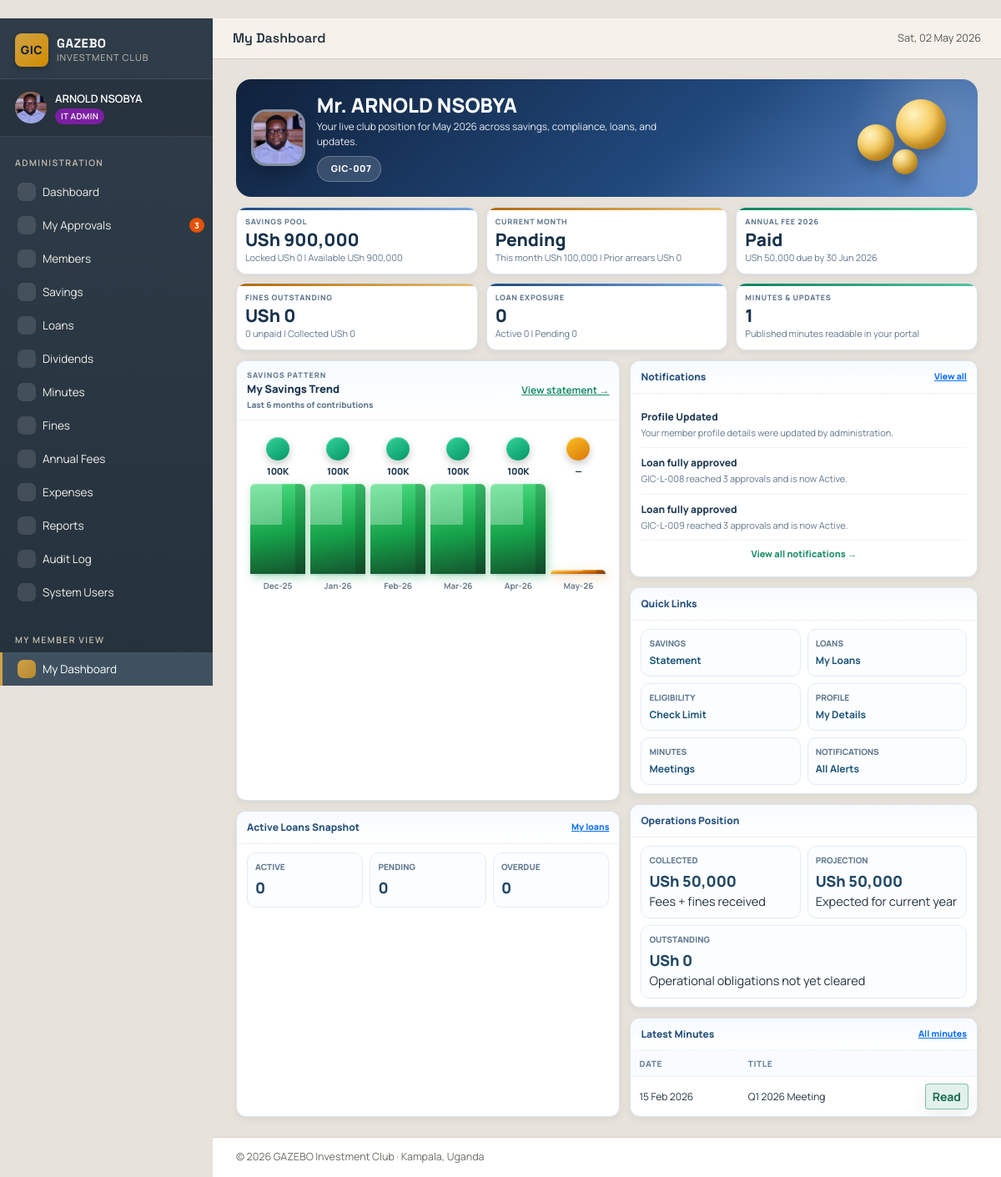
The page /member/ (signed in) on the database as committed earlier.
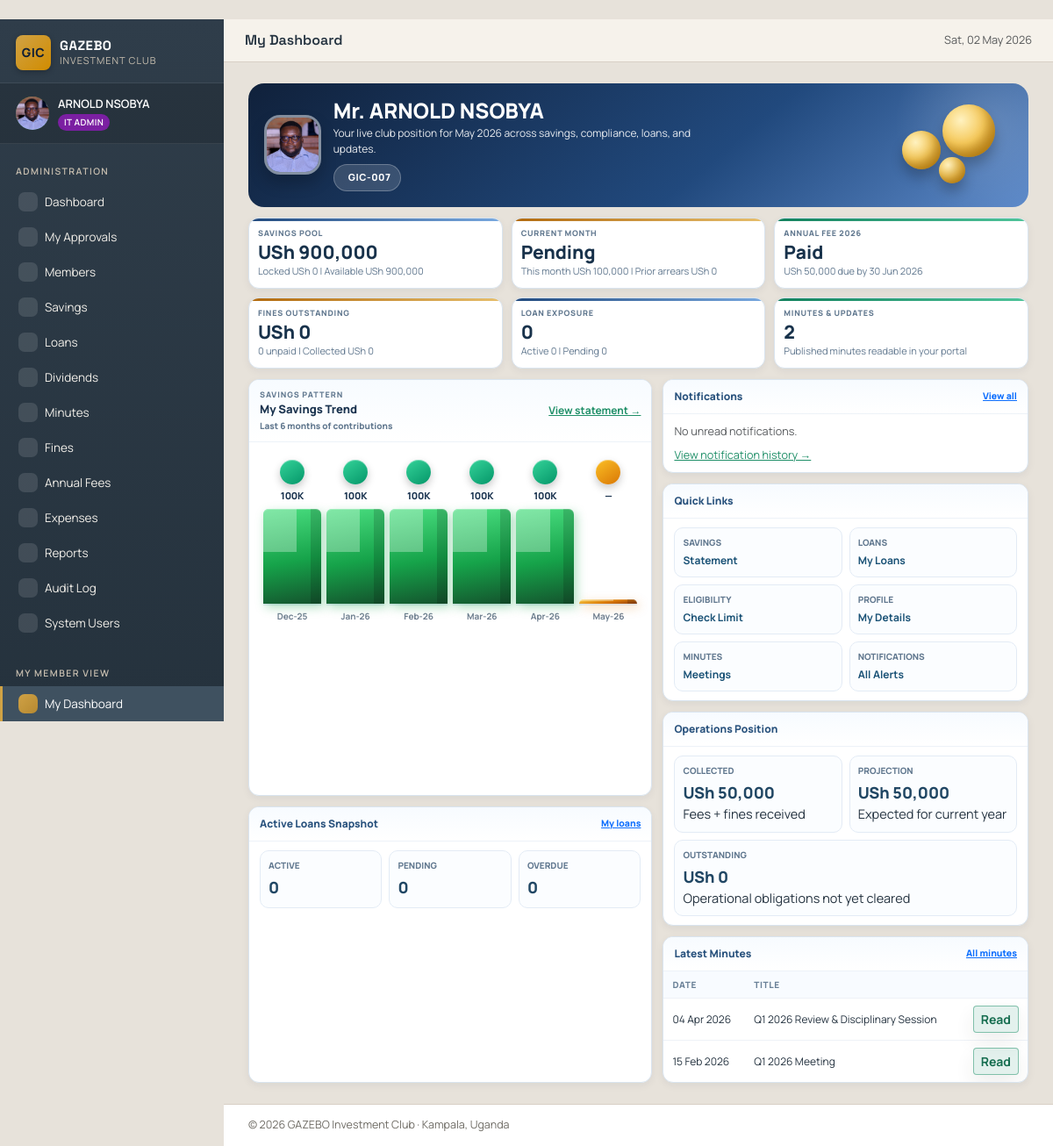
The same page on the database as committed later.
### tables this page shows
CREATE TABLE notifications (
    id              INTEGER PRIMARY KEY AUTOINCREMENT,
    user_id         INTEGER NOT NULL,
    title           TEXT NOT NULL,
    message         TEXT NOT NULL,
    link            TEXT,
    is_read         INTEGER DEFAULT 0,
    created_at      TIMESTAMP DEFAULT CURRENT_TIMESTAMP,
    FOREIGN KEY (user_id) REFERENCES users(id) ON DELETE CASCADE
);

CREATE TABLE minutes (
    id              INTEGER PRIMARY KEY AUTOINCREMENT,
    meeting_date    DATE NOT NULL,
    title           TEXT NOT NULL,
    venue           TEXT,
    chaired_by      INTEGER,
    recorded_by     INTEGER,
    attendance      TEXT,                  -- Comma separated member IDs or names
    agenda          TEXT,
    discussion      TEXT,
    resolutions     TEXT,
    next_meeting    DATE,
    is_published    INTEGER DEFAULT 1,
    created_at      TIMESTAMP DEFAULT CURRENT_TIMESTAMP, signed_file TEXT,
    FOREIGN KEY (chaired_by)  REFERENCES members(id),
    FOREIGN KEY (recorded_by) REFERENCES users(id)
);

### member_routes.py (the view, shortened to what this page needs)
@bp.route('/')
def dashboard():
    db = get_db()
    member = _current_member()
    total_savings = get_member_total_savings(db, member['id'])
    locked = get_member_locked_amount(db, member['id'])
    available = max(0, total_savings - locked)
    cur_period = period_str(date.today())
    cur_savings = db.execute(
        "SELECT * FROM savings WHERE member_id=? AND period=?",
        (member['id'], cur_period),
    ).fetchone()
    my_month_savings_paid = bool(cur_savings)
    my_month_savings_outstanding = 0 if my_month_savings_paid else Config.MONTHLY_SAVINGS_AMOUNT
    active_loans = db.execute(
        """SELECT * FROM loans
            WHERE member_id=? AND status IN ('Active', 'Pending')
            ORDER BY issued_date DESC""",
        (member['id'],),
    ).fetchall()
    enriched_loans = []
    fines = db.execute(
        "SELECT COALESCE(SUM(amount),0) s FROM fines WHERE member_id=? AND status='Unpaid'",
        (member['id'],),
    ).fetchone()['s']
    current_year = date.today().year
    fee_row = db.execute(
        """SELECT * FROM annual_fees
            WHERE member_id=? AND year=?
            ORDER BY id DESC LIMIT 1""",
        (member['id'], current_year),
    ).fetchone()
    my_fee_paid = bool(fee_row and fee_row['status'] == 'Paid')
    my_fee_amount = int(fee_row['amount']) if fee_row else Config.ANNUAL_FEE
    my_fee_deadline = fee_row['deadline'] if fee_row and fee_row['deadline'] else f"{current_year}-06-30"
    my_fines_year = db.execute(
        """SELECT
                 COALESCE(SUM(CASE WHEN status='Paid' THEN amount ELSE 0 END), 0) collected,
                 COALESCE(SUM(CASE WHEN status='Unpaid' THEN amount ELSE 0 END), 0) outstanding,
                 COALESCE(SUM(amount), 0) issued,
                 COALESCE(SUM(CASE WHEN status='Unpaid' THEN 1 ELSE 0 END), 0) unpaid_count
             FROM fines
            WHERE member_id=? AND strftime('%Y', fine_date)=?""",
        (member['id'], str(current_year)),
    ).fetchone()
    published_minutes_count = db.execute(
        "SELECT COUNT(*) c FROM minutes WHERE is_published=1"
    ).fetchone()['c']
    operations_my_collected = (my_fee_amount if my_fee_paid else 0) + int(my_fines_year['collected'] or 0)
    operations_my_projection = Config.ANNUAL_FEE + int(my_fines_year['issued'] or 0)
    operations_my_outstanding = max(0, operations_my_projection - operations_my_collected)
    my_loans_active_count = len([l for l in enriched_loans if l['status'] == 'Active'])
    my_loans_pending_count = len([l for l in enriched_loans if l['status'] == 'Pending'])
    my_loans_overdue_count = len([l for l in enriched_loans if l.get('is_overdue')])
    expected_periods = all_savings_periods()
    join_date = member['join_date']
    if isinstance(join_date, str):
        join_d = datetime.strptime(join_date, '%Y-%m-%d').date()
    else:
        join_d = join_date
    join_period = period_str(join_d)
    expected = [p for p in expected_periods if p >= join_period]
    paid_periods = {r['period'] for r in db.execute(
        "SELECT period FROM savings WHERE member_id=?",
        (member['id'],),
    ).fetchall()}
    arrears = [p for p in expected if p not in paid_periods]
    prior_arrears = [p for p in arrears if p < cur_period]
    anchor = date.today().replace(day=1)
    trend_periods = [
        period_str(anchor - relativedelta(months=offset))
        for offset in range(5, -1, -1)
    ]
    placeholders = ','.join('?' * len(trend_periods))
    trend_rows = db.execute(
        f"""SELECT period, COALESCE(SUM(amount),0) AS amount
              FROM savings
             WHERE member_id=? AND period IN ({placeholders})
             GROUP BY period""",
        [member['id'], *trend_periods],
    ).fetchall()
    trend_map = {r['period']: int(r['amount'] or 0) for r in trend_rows}
    savings_trend = [
        {
            'period': p,
            'label': period_label(p),
            'amount': int(trend_map.get(p, 0)),
            'status': (
                'paid' if p in paid_periods else
                'pending' if p == cur_period else
                'unpaid'
            ),
        }
        for p in trend_periods
    ]
    savings_trend_max = max([p['amount'] for p in savings_trend] or [0])
    gender_value = (member['gender'] if 'gender' in member.keys() else '') or ''
    gender_value = gender_value.strip().lower()
    if gender_value.startswith('m'):
        greeting_prefix = 'Mr.'
    elif gender_value.startswith('f'):
        greeting_prefix = 'Miss'
    else:
        greeting_prefix = 'Mr./Ms.'
    fee_status_state = 'ok' if my_fee_paid else 'bad'
    if my_month_savings_paid:
        month_savings_state = 'ok'
    elif prior_arrears:
        month_savings_state = 'bad'
    else:
        month_savings_state = 'warn'
    latest_minutes = db.execute(
        "SELECT * FROM minutes WHERE is_published=1 ORDER BY meeting_date DESC LIMIT 5"
    ).fetchall()
    payouts = db.execute(
        """SELECT dp.*, dr.year, dr.distribution_date
             FROM dividend_payouts dp
             JOIN dividend_runs dr ON dr.id = dp.dividend_run_id
            WHERE dp.member_id=?
              AND dr.status IN ('Published', 'Distributed')
            ORDER BY dr.year DESC""",
        (member['id'],),
    ).fetchall()
    unread_notifications = db.execute(
        """SELECT * FROM notifications
            WHERE user_id = ? AND is_read = 0
            ORDER BY id DESC LIMIT 10""",
        (session['user_id'],),
    ).fetchall()
    return render_template(
        'member/dashboard.html',
        member=member,
        total_savings=total_savings,
        locked=locked,
        available=available,
        cur_period=cur_period,
        cur_period_pretty=period_label(cur_period),
        cur_savings=cur_savings,
        my_month_savings_paid=my_month_savings_paid,
        my_month_savings_outstanding=my_month_savings_outstanding,
        active_loans=enriched_loans,
        outstanding_fines=fines,
        my_fee_paid=my_fee_paid,
        my_fee_amount=my_fee_amount,
        my_fee_deadline=my_fee_deadline,
        my_fines_collected=my_fines_year['collected'],
        my_fines_outstanding=my_fines_year['outstanding'],
        my_fines_unpaid_count=my_fines_year['unpaid_count'],
        operations_my_collected=operations_my_collected,
        operations_my_projection=operations_my_projection,
        operations_my_outstanding=operations_my_outstanding,
        published_minutes_count=published_minutes_count,
        my_loans_active_count=my_loans_active_count,
        my_loans_pending_count=my_loans_pending_count,
        my_loans_overdue_count=my_loans_overdue_count,
        current_year=current_year,
        arrears_count=len(arrears),
        arrears_amount=len(arrears) * Config.MONTHLY_SAVINGS_AMOUNT,
        prior_arrears_count=len(prior_arrears),
        prior_arrears_amount=len(prior_arrears) * Config.MONTHLY_SAVINGS_AMOUNT,
        fee_status_state=fee_status_state,
        month_savings_state=month_savings_state,
        greeting_prefix=greeting_prefix,
        savings_trend=savings_trend,
        savings_trend_max=savings_trend_max,
        latest_minutes=latest_minutes,
        unread_notifications=unread_notifications,
        payouts=payouts,
    )

### database.py (called while the page is built)
def get_db():
    if 'db' not in g:
        g.db = sqlite3.connect(
            current_app.config['DATABASE_PATH'],
            detect_types=sqlite3.PARSE_DECLTYPES,
        )
        g.db.row_factory = sqlite3.Row
        g.db.execute("PRAGMA foreign_keys = ON;")
    return g.db

### member_routes.py (called while the page is built)
@bp.before_request
@login_required
def _require_login():
    pass

def _current_member():
    db = get_db()
    member = db.execute(
        "SELECT * FROM members WHERE id = ?", (session['member_id'],)
    ).fetchone()
    if member:
        session['photo_url'] = member['photo_url']
    return member

### utils.py (called while the page is built)
def period_str(d):
    if isinstance(d, str):
        d = datetime.strptime(d, '%Y-%m-%d').date()
    return d.strftime('%Y-%m')

def period_label(period):
    if not period:
        return ''
    try:
        d = datetime.strptime(period, '%Y-%m')
        return d.strftime('%b-%y')
    except ValueError:
        return period

def list_periods(start_period, end_period):
    start = datetime.strptime(start_period, '%Y-%m')
    end = datetime.strptime(end_period, '%Y-%m')
    out = []
    cur = start
    while cur <= end:
        out.append(cur.strftime('%Y-%m'))
        cur += relativedelta(months=1)
    return out

### templates/member/dashboard.html (shortened to what the changed rows need)
﻿{% extends "base.html" %}
{% block content %}
<div class="mp-root">
  <div class="mp-hero">
    <div class="mp-identity">
      <div>
        <h1>{{ greeting_prefix }} {{ member.full_name }}</h1>
      </div>
    </div>
  </div>
  <div class="mp-kpis">
    <a class="mp-kpi ok" href="{{ url_for('member.minutes') }}"><div class="k">Minutes & Updates</div><div class="v">{{ published_minutes_count }}</div><div class="s">Published minutes readable in your portal</div></a>
  </div>
  <div class="mp-grid">
    <div class="mp-stack">
      <div class="mp-panel">
        <div class="mp-body" style="padding-bottom:0">
          <div class="sav-trend-chart">
            {% for t in savings_trend %}
            {% set h = [((t.amount / savings_trend_max) * 100)|int, 3]|max if savings_trend_max > 0 else 3 %}
            <div class="sav-col">
              <div class="sav-icon {{ t.status }}">
              </div>
              <div class="sav-amt">
                {% if t.amount >= 1000000 %}{{ '%.1f'|format(t.amount/1000000) }}M{% elif t.amount >= 1000 %}{{ (t.amount//1000)|int }}K{% elif t.amount > 0 %}{{ t.amount }}{% else %}—{% endif %}
              </div>
              <div class="sav-track">
                <div class="sav-bar3d {{ t.status }}" style="height:{{ h }}%"></div>
              </div>
              <div class="sav-month">{{ t.label }}</div>
            </div>
            {% endfor %}
          </div>
        </div>
      </div>
    </div>
    <div class="mp-stack">
      <div class="mp-panel">
        <div class="mp-body">
          {% if unread_notifications %}
            {% for n in unread_notifications %}
            <a class="mp-notif" href="{{ url_for('member.notification_open', notification_id=n.id) }}"><div class="t">{{ n.title }}</div><div class="m">{{ n.message }}</div></a>
            {% endfor %}
            <a href="{{ url_for('member.notifications_page') }}" class="mp-notif" style="justify-content:center;text-align:center;padding:8px 0"><div class="t" style="font-size:11px;color:var(--accent)">View all notifications &rarr;</div></a>
          {% else %}
            <div class="small text-muted">No unread notifications.</div>
            <a href="{{ url_for('member.notifications_page') }}" class="small d-block mt-2" style="color:var(--accent)">View notification history &rarr;</a>
          {% endif %}
        </div>
      </div>
      {% if latest_minutes %}
      <div class="mp-panel">
        <div class="table-responsive">
          <table class="mp-table">
            <thead><tr><th>Date</th><th>Title</th><th></th></tr></thead>
            <tbody>
              {% for m in latest_minutes %}
              <tr><td>{{ m.meeting_date|datefmt }}</td><td>{{ m.title }}</td><td class="text-end"><a href="{{ url_for('member.minutes_detail', minutes_id=m.id) }}" class="btn btn-sm btn-outline-primary">Read</a></td></tr>
              {% endfor %}
            </tbody>
          </table>
        </div>
      </div>
      {% endif %}
    </div>
  </div>
</div>
{% endblock %}

### templates/base.html (shortened to what the changed rows need)
﻿<!doctype html>
<html lang="en">
<head>
  <link href="https://cdn.jsdelivr.net/npm/bootstrap@5.3.3/dist/css/bootstrap.min.css" rel="stylesheet">
  <link href="https://cdn.jsdelivr.net/npm/bootstrap-icons@1.11.3/font/bootstrap-icons.css" rel="stylesheet">
  <link rel="stylesheet" href="https://unpkg.com/@phosphor-icons/web@2.1.1/src/regular/style.css">
  <link rel="stylesheet" href="{{ url_for('static', filename='css/style.css') }}">
</head>
<body class="app-body">
  {% if session.user_id %}
  <div class="app-shell">
    <aside class="app-sidebar" id="sidebar">
      <nav class="app-nav">
        {% if ROLES[session.role].admin %}
          <a href="{{ url_for('admin.approvals') }}" class="nav-link {% if request.endpoint == 'admin.approvals' %}active{% endif %}" style="position:relative">
            <i class="ph ph-check-square"></i> My Approvals
            {% if pending_approvals_count %}
            <span class="nav-badge-exp" style="background:#dc2626">{{ pending_approvals_count }}</span>
            {% elif unread_notifications_count %}
            <span class="nav-badge-exp">{{ unread_notifications_count }}</span>
            {% endif %}
          </a>
        {% endif %}
      </nav>
    </aside>
    <div class="app-content">
      <main class="app-main">
        {% block content %}{% endblock %}
      </main>
    </div>
  </div>
  {% else %}
    {% block auth_content %}{% endblock %}
  {% endif %}
</body>
</html>

Rows that differ between the two databases and show on the page:
no longer on this page (row edited): notifications: title "Profile Updated", message "Your member profile details were updated by administration."
no longer on this page (row edited): notifications: title "Loan fully approved", message "GIC-L-008 reached 3 approvals and is now Active."
no longer on this page (row edited): notifications: title "Loan fully approved", message "GIC-L-009 reached 3 approvals and is now Active."
now on this page (row edited): minutes: meeting_date "04 Apr 2026", title "Q1 2026 Review & Disciplinary Session"
Other text that changed with them:
{{ published_minutes_count }}: "1" → "2"
{{ unread_notifications_count }}: "3" → (not shown)
text no longer shown: "View all notifications →"
text now shown: "No unread notifications. View notification history →"
